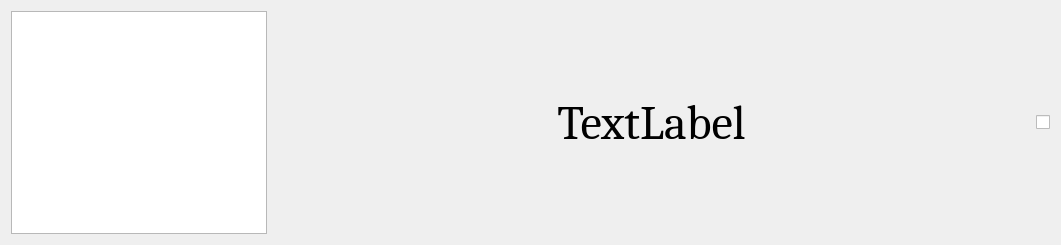
<?xml version="1.0" encoding="UTF-8"?>
<ui version="4.0">
 <class>Form</class>
 <widget class="QWidget" name="Form">
  <property name="geometry">
   <rect>
    <x>0</x>
    <y>0</y>
    <width>1061</width>
    <height>245</height>
   </rect>
  </property>
  <property name="windowTitle">
   <string>Form</string>
  </property>
  <layout class="QHBoxLayout" name="horizontalLayout_2">
   <item>
    <widget class="QGraphicsView" name="graphicsView">
     <property name="sizePolicy">
      <sizepolicy hsizetype="Fixed" vsizetype="Expanding">
       <horstretch>0</horstretch>
       <verstretch>0</verstretch>
      </sizepolicy>
     </property>
    </widget>
   </item>
   <item>
    <widget class="QLabel" name="label">
     <property name="font">
      <font>
       <family>Cambria</family>
       <pointsize>36</pointsize>
      </font>
     </property>
     <property name="mouseTracking">
      <bool>false</bool>
     </property>
     <property name="contextMenuPolicy">
      <enum>Qt::DefaultContextMenu</enum>
     </property>
     <property name="layoutDirection">
      <enum>Qt::LeftToRight</enum>
     </property>
     <property name="frameShape">
      <enum>QFrame::NoFrame</enum>
     </property>
     <property name="text">
      <string>TextLabel</string>
     </property>
     <property name="scaledContents">
      <bool>true</bool>
     </property>
     <property name="alignment">
      <set>Qt::AlignCenter</set>
     </property>
     <property name="wordWrap">
      <bool>true</bool>
     </property>
     <property name="openExternalLinks">
      <bool>false</bool>
     </property>
    </widget>
   </item>
   <item>
    <widget class="QCheckBox" name="checkBox">
     <property name="enabled">
      <bool>true</bool>
     </property>
     <property name="sizePolicy">
      <sizepolicy hsizetype="Fixed" vsizetype="Fixed">
       <horstretch>100</horstretch>
       <verstretch>0</verstretch>
      </sizepolicy>
     </property>
     <property name="sizeIncrement">
      <size>
       <width>10</width>
       <height>10</height>
      </size>
     </property>
     <property name="baseSize">
      <size>
       <width>100</width>
       <height>100</height>
      </size>
     </property>
     <property name="acceptDrops">
      <bool>false</bool>
     </property>
     <property name="styleSheet">
      <string notr="true"/>
     </property>
     <property name="text">
      <string/>
     </property>
     <property name="checked">
      <bool>false</bool>
     </property>
     <property name="autoRepeat">
      <bool>false</bool>
     </property>
     <property name="autoExclusive">
      <bool>false</bool>
     </property>
     <property name="tristate">
      <bool>false</bool>
     </property>
    </widget>
   </item>
  </layout>
 </widget>
 <resources/>
 <connections/>
</ui>
